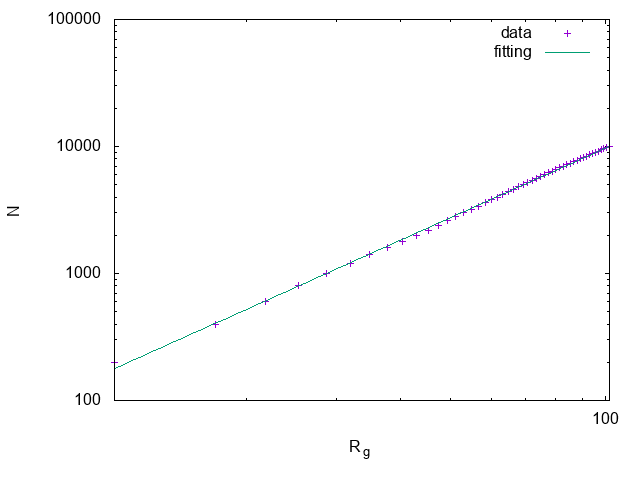

Recreate this plot in gnuplot.
set terminal png
set output "b.png"

a = 1.0
b = 1.0
f(x) = a*x+b
fit f(x) "b.dat" using (log($1)):(log($2)) via a,b

set xlabel "R_g"
set ylabel "N"
set logscale x
set logscale y
plot "b.dat" title "data", exp(b)*x**a title "fitting"